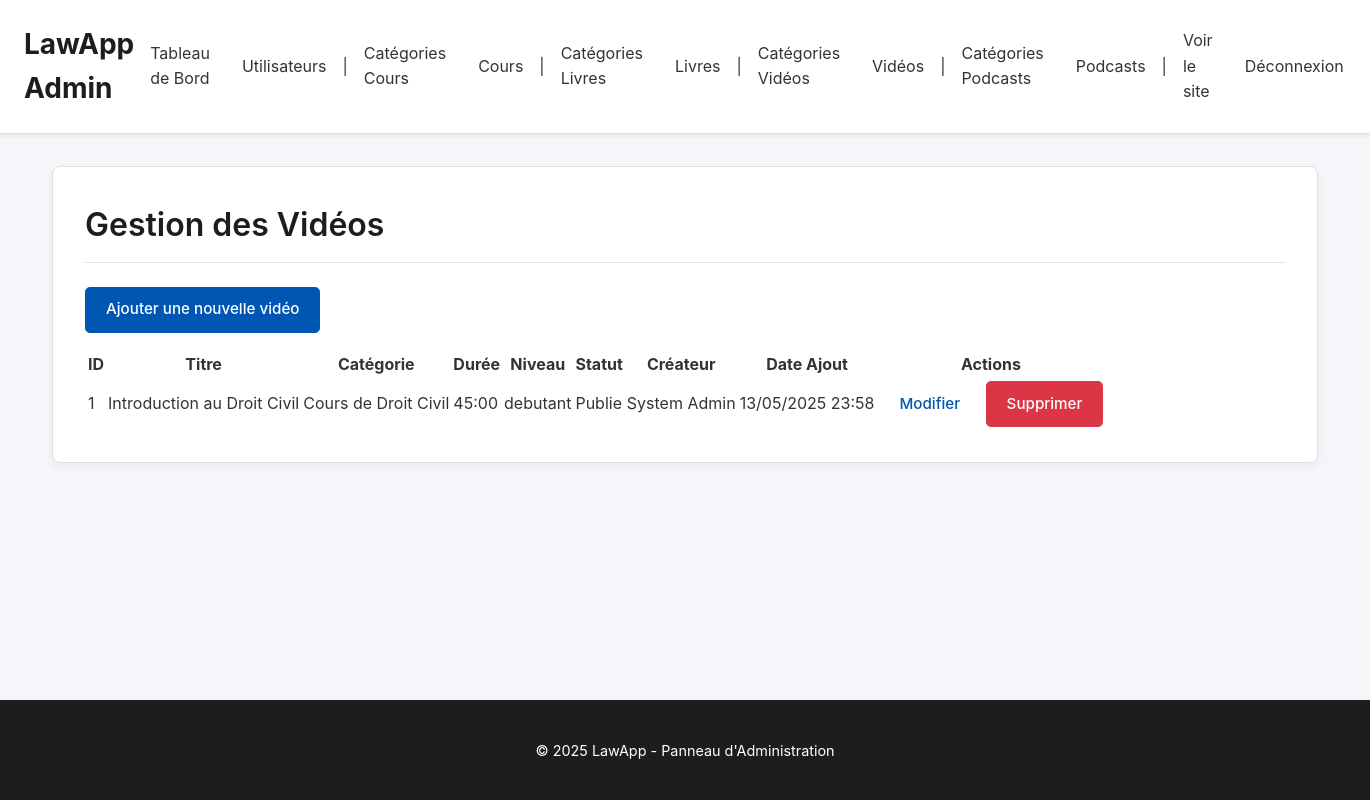
The page /admin/manage_videos.php on the database its author committed.
### tables this page shows
CREATE TABLE `videos` (
  `id` int(11) NOT NULL AUTO_INCREMENT,
  `titre` varchar(255) NOT NULL,
  `description` text DEFAULT NULL,
  `url_video` varchar(255) NOT NULL,
  `id_categorie` int(11) DEFAULT NULL,
  `duree` varchar(10) DEFAULT NULL,
  `niveau` enum('debutant','intermediaire','avance') DEFAULT 'intermediaire',
  `statut` enum('brouillon','publie') DEFAULT 'brouillon',
  `date_creation` datetime DEFAULT current_timestamp(),
  `date_mise_a_jour` datetime DEFAULT current_timestamp() ON UPDATE current_timestamp(),
  `id_createur` int(11) DEFAULT NULL,
  PRIMARY KEY (`id`),
  KEY `id_categorie` (`id_categorie`),
  KEY `id_createur` (`id_createur`),
  CONSTRAINT `videos_ibfk_1` FOREIGN KEY (`id_categorie`) REFERENCES `categories_videos` (`id`) ON DELETE SET NULL,
  CONSTRAINT `videos_ibfk_2` FOREIGN KEY (`id_createur`) REFERENCES `utilisateurs` (`id`) ON DELETE SET NULL
);

CREATE TABLE `categories_videos` (
  `id` int(11) NOT NULL AUTO_INCREMENT,
  `nom` varchar(255) NOT NULL,
  `description` text DEFAULT NULL,
  `date_creation` datetime DEFAULT current_timestamp(),
  `date_mise_a_jour` datetime DEFAULT current_timestamp() ON UPDATE current_timestamp(),
  PRIMARY KEY (`id`)
);

### admin/manage_videos.php (the view, shortened to what this page needs)
<?php
$page_title = "Gestion des Vidéos";
require_once __DIR__ . '/admin_auth_check.php';
require_once __DIR__ . '/admin_header.php';
$error_message = $_SESSION['error_message'] ?? null;
try {
    $stmt_videos = $pdo->query("
        SELECT
            v.id,
            v.titre,
            v.duree,
            v.niveau,
            v.statut,
            v.date_creation,
            cv.nom AS nom_categorie_video,
            CONCAT(u.prenom, ' ', u.nom) AS nom_createur
        FROM videos v
        LEFT JOIN categories_videos cv ON v.id_categorie = cv.id
        LEFT JOIN utilisateurs u ON v.id_createur = u.id
        ORDER BY v.date_creation DESC
    ");
    $videos_liste = $stmt_videos->fetchAll(PDO::FETCH_ASSOC);
} catch (PDOException $e) {
    $error_message = "Erreur lors de la récupération des vidéos : " . $e->getMessage();
    $videos_liste = [];
}
?>
<div class="admin-content">
    <h1><?php echo htmlspecialchars($page_title); ?></h1>
    <p>
        <a href="video_form.php?action=add" class="btn btn-primary">Ajouter une nouvelle vidéo</a>
    </p>
    <?php if (empty($videos_liste) && !$error_message):
 ?>
        <p>Aucune vidéo n'a été ajoutée pour le moment.</p>
    <?php elseif (!empty($videos_liste)):
 ?>
        <table class="table table-striped">
            <thead>
                <tr>
                    <th>ID</th>
                    <th>Titre</th>
                    <th>Catégorie</th>
                    <th>Durée</th>
                    <th>Niveau</th>
                    <th>Statut</th>
                    <th>Créateur</th>
                    <th>Date Ajout</th>
                    <th>Actions</th>
                </tr>
            </thead>
            <tbody>
                <?php foreach ($videos_liste as $video_item):
 ?>
                    <tr>
                        <td><?php echo htmlspecialchars($video_item['id']); ?></td>
                        <td><?php echo htmlspecialchars($video_item['titre']); ?></td>
                        <td><?php echo htmlspecialchars($video_item['nom_categorie_video'] ?? 'N/A'); ?></td>
                        <td><?php echo htmlspecialchars($video_item['duree'] ?? 'N/A'); ?></td>
                        <td><?php echo htmlspecialchars($video_item['niveau'] ?? 'N/A'); ?></td>
                        <td><?php echo htmlspecialchars(ucfirst($video_item['statut'])); ?></td>
                        <td><?php echo htmlspecialchars($video_item['nom_createur'] ?? 'N/A'); ?></td>
                        <td><?php echo htmlspecialchars( (new DateTime($video_item['date_creation']))->format('d/m/Y H:i') ); ?></td>
                        <td>
                            <a href="video_form.php?action=edit&id=<?php echo $video_item['id']; ?>" class="btn btn-sm btn-warning">Modifier</a>
                            <a href="video_actions.php?action=delete&id=<?php echo $video_item['id']; ?>"
                               class="btn btn-sm btn-danger"
                               onclick="return confirm('Êtes-vous sûr de vouloir supprimer cette vidéo ?');">Supprimer</a>
                        </td>
                    </tr>
                <?php endforeach; ?>
            </tbody>
        </table>
    <?php endif; ?>
</div>
<?php
require_once __DIR__ . '/admin_footer.php';
?>

### admin/css/admin_style.css (style rules this page uses)
:root { --admin-bg-color: #f4f6f9; --admin-text-color: #333; --admin-primary-color: #0056b3; --admin-primary-hover-color: #004085; --admin-header-bg-color: #ffffff; --admin-header-text-color: #333; --admin-nav-link-color: #333; --admin-nav-link-hover-color: var(--admin-primary-color); --admin-section-bg-color: #ffffff; --admin-border-color: #e0e0e0; --admin-heading-color: #1c1d1f; --admin-button-bg-color: var(--admin-primary-color); --admin-button-text-color: #ffffff; --admin-button-hover-bg-color: var(--admin-primary-hover-color); --admin-link-color: var(--admin-primary-color); --admin-link-hover-color: var(--admin-primary-hover-color); --admin-card-shadow: 0 4px 8px rgba(0,0,0,0.05); --admin-font-family-sans-serif: -apple-system, BlinkMacSystemFont, "Segoe UI", Roboto, "Helvetica Neue", Arial, sans-serif, "Apple Color Emoji", "Segoe UI Emoji", "Segoe UI Symbol"; --admin-table-header-bg: #f3f4f6; --admin-table-border-color: #d1d5db; --admin-primary-color-rgb-tuple: 0,86,179; }
body { font-family: var(--admin-font-family-sans-serif); margin: 0; background-color: var(--admin-bg-color); color: var(--admin-text-color); display: flex; flex-direction: column; min-height: 100vh; line-height: 1.6; }
h1, h2, h3, h4, h5, h6 { color: var(--admin-heading-color); font-weight: 600; }
a { color: var(--admin-link-color); text-decoration: none; transition: color 0.2s ease-in-out; }
.admin-container, .admin-content { max-width: 1200px; margin: 2rem auto; padding: 2rem; background-color: var(--admin-section-bg-color); border-radius: 8px; box-shadow: var(--admin-card-shadow); border: 1px solid var(--admin-border-color); }
.admin-container h1, .admin-content h1 { color: var(--admin-heading-color); margin-top: 0; margin-bottom: 1.5rem; border-bottom: 1px solid var(--admin-border-color); padding-bottom: 0.75rem; }
.btn { display: inline-block; padding: 0.65rem 1.25rem; font-size: 0.95rem; font-weight: 500; line-height: 1.5; text-align: center; text-decoration: none; vertical-align: middle; cursor: pointer; user-select: none; border: 1px solid transparent; border-radius: 0.3rem; transition: color .15s ease-in-out,background-color .15s ease-in-out,border-color .15s ease-in-out,box-shadow .15s ease-in-out; }
.btn-primary { color: var(--admin-button-text-color); background-color: var(--admin-button-bg-color); border-color: var(--admin-button-bg-color); }
.btn-danger { color: #fff; background-color: #dc3545; border-color: #dc3545; }

### rows shown on the page
videos: id "1", titre "Introduction au Droit Civil", id_categorie.nom "Cours de Droit Civil", duree "45:00", niveau "debutant", statut "Publie", nom_createur "System Admin", date_creation "13/05/2025 23:58"

### other values the page prints
$page_title "Gestion des Vidéos"
